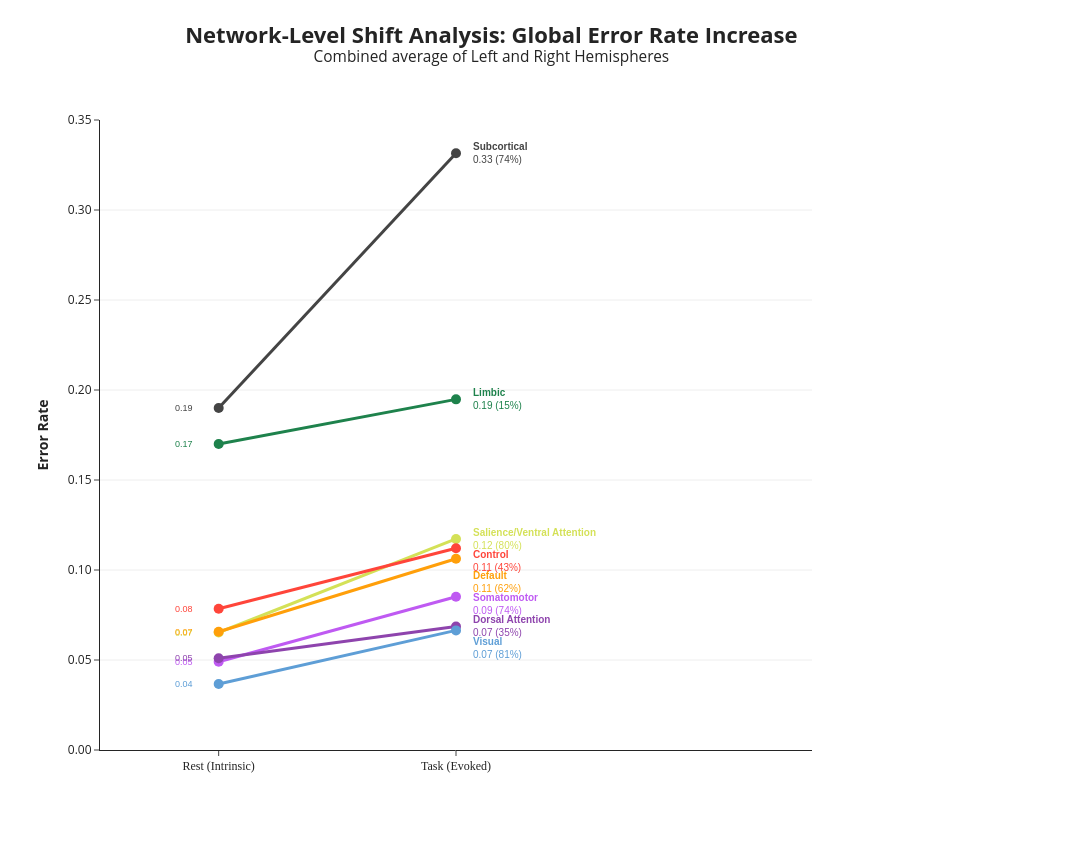

Source (notebook cell):
### Code cell
import plotly.graph_objects as go
import pandas as pd

# 1. Aggregate Hemispheres into a Single Network Value
def prepare_global_network_df(df_l_raw, df_r_raw, color_map):
    # Combine LH and RH raw data
    df_combined = pd.concat([df_l_raw, df_r_raw], ignore_index=True)
    
    # Calculate Mean Error Rates across both hemispheres for each network
    df_global = df_combined.groupby('Network').agg({
        'Rest_Error_Rate': 'mean',
        'Task_Error_Rate': 'mean'
    }).reset_index()
    
    # Rename for consistency
    df_global = df_global.rename(columns={
        'Rest_Error_Rate': 'Rest',
        'Task_Error_Rate': 'Task'
    })
    
    # Recalculate Deltas and Percent Changes
    df_global['Δ'] = df_global['Task'] - df_global['Rest']
    df_global['Pct_Change'] = (df_global['Δ'] / df_global['Rest']) * 100
    df_global['Color'] = df_global['Network'].map(color_map)
    
    # Sort by Task Error (Highest at top)
    return df_global.sort_values(by='Task', ascending=False).reset_index(drop=True)

# Define universal colors
colors = ['#444444', '#D4E157', '#BF5AF2', '#FF453A', '#FF9F0A', '#5E9ED6', '#1E824C', '#8E44AD']
networks = pd.concat([comparison_left['Network'], comparison_right['Network']]).unique()
color_map = {net: colors[i % len(colors)] for i, net in enumerate(networks)}

df_final = prepare_global_network_df(comparison_left, comparison_right, color_map)

# 2. Setup Plot
fig = go.Figure()

# 3. Label Spacing Logic
min_spacing = 0.012 
adjusted_y = df_final['Task'].tolist()
for i in range(1, len(adjusted_y)):
    if (adjusted_y[i-1] - adjusted_y[i]) < min_spacing:
        adjusted_y[i] = adjusted_y[i-1] - min_spacing

# 4. Add Traces (One line per Network)
for i, row in df_final.iterrows():
    fig.add_trace(go.Scatter(
        x=['Rest (Intrinsic)', 'Task (Evoked)'],
        y=[row['Rest'], row['Task']],
        mode='lines+markers',
        line=dict(color=row['Color'], width=3),
        marker=dict(size=10, color=row['Color']),
        showlegend=False,
        hoverinfo='skip'
    ))

    # Annotation for Task Side (Network + Task Value + Pct)
    pct_text = f"{round(row['Pct_Change'])}%"
    fig.add_annotation(
        x='Task (Evoked)', y=adjusted_y[i],
        text=f"<b>{row['Network']}</b><br>{row['Task']:.2f} ({pct_text})",
        showarrow=False, xanchor='left', xshift=15, align='left',
        font=dict(color=row['Color'], size=10, family="Arial")
    )

    # Annotation for Rest Side (Value only)
    fig.add_annotation(
        x='Rest (Intrinsic)', y=row['Rest'],
        text=f"{row['Rest']:.2f}",
        showarrow=False, xshift=-35,
        font=dict(color=row['Color'], size=9, family="Arial")
    )

# 5. Final Styling
fig.update_layout(
    template='simple_white',
    title={
        'text': "<b>Network-Level Shift Analysis: Global Error Rate Increase</b><br><sup>Combined average of Left and Right Hemispheres</sup>",
        'y': 0.95, 'x': 0.45, 'xanchor': 'center', 'font': dict(size=22)
    },
    height=850,
    width=1250,
    xaxis=dict(range=[-0.5, 2.5], showgrid=False, tickfont=dict(size=12, family="Arial Bold")),
    yaxis=dict(
        title="<b>Error Rate</b>",
        range=[0.0, 0.35],
        dtick=0.05,
        tickformat='.2f',
        showgrid=True,
        gridcolor='#EEEEEE',
        zeroline=True,
        zerolinecolor='black'
    ),
    margin=dict(l=100, r=280, t=120, b=100)
)

fig.show()

### Figure 1 — Plotly figure (JSON) as saved in the notebook; plotly's stock layout.template omitted (floating-point values rounded to 4 significant figures)
{"data": [{"hoverinfo": "skip", "line": {"color": "#444444", "width": 3}, "marker": {"color": "#444444", "size": 10}, "mode": "lines+markers", "showlegend": false, "type": "scatter", "x": ["Rest (Intrinsic)", "Task (Evoked)"], "y": [0.19, 0.3316]}, {"hoverinfo": "skip", "line": {"color": "#1E824C", "width": 3}, "marker": {"color": "#1E824C", "size": 10}, "mode": "lines+markers", "showlegend": false, "type": "scatter", "x": ["Rest (Intrinsic)", "Task (Evoked)"], "y": [0.17, 0.1948]}, {"hoverinfo": "skip", "line": {"color": "#D4E157", "width": 3}, "marker": {"color": "#D4E157", "size": 10}, "mode": "lines+markers", "showlegend": false, "type": "scatter", "x": ["Rest (Intrinsic)", "Task (Evoked)"], "y": [0.06527, 0.1172]}, {"hoverinfo": "skip", "line": {"color": "#FF453A", "width": 3}, "marker": {"color": "#FF453A", "size": 10}, "mode": "lines+markers", "showlegend": false, "type": "scatter", "x": ["Rest (Intrinsic)", "Task (Evoked)"], "y": [0.07845, 0.1121]}, {"hoverinfo": "skip", "line": {"color": "#FF9F0A", "width": 3}, "marker": {"color": "#FF9F0A", "size": 10}, "mode": "lines+markers", "showlegend": false, "type": "scatter", "x": ["Rest (Intrinsic)", "Task (Evoked)"], "y": [0.06572, 0.1063]}, {"hoverinfo": "skip", "line": {"color": "#BF5AF2", "width": 3}, "marker": {"color": "#BF5AF2", "size": 10}, "mode": "lines+markers", "showlegend": false, "type": "scatter", "x": ["Rest (Intrinsic)", "Task (Evoked)"], "y": [0.049, 0.08517]}, {"hoverinfo": "skip", "line": {"color": "#8E44AD", "width": 3}, "marker": {"color": "#8E44AD", "size": 10}, "mode": "lines+markers", "showlegend": false, "type": "scatter", "x": ["Rest (Intrinsic)", "Task (Evoked)"], "y": [0.05093, 0.06864]}, {"hoverinfo": "skip", "line": {"color": "#5E9ED6", "width": 3}, "marker": {"color": "#5E9ED6", "size": 10}, "mode": "lines+markers", "showlegend": false, "type": "scatter", "x": ["Rest (Intrinsic)", "Task (Evoked)"], "y": [0.03664, 0.06646]}], "layout": {"annotations": [{"align": "left", "font": {"color": "#444444", "family": "Arial", "size": 10}, "showarrow": false, "text": "<b>Subcortical</b><br>0.33 (74%)", "x": "Task (Evoked)", "xanchor": "left", "xshift": 15, "y": 0.3316}, {"font": {"color": "#444444", "family": "Arial", "size": 9}, "showarrow": false, "text": "0.19", "x": "Rest (Intrinsic)", "xshift": -35, "y": 0.19}, {"align": "left", "font": {"color": "#1E824C", "family": "Arial", "size": 10}, "showarrow": false, "text": "<b>Limbic</b><br>0.19 (15%)", "x": "Task (Evoked)", "xanchor": "left", "xshift": 15, "y": 0.1948}, {"font": {"color": "#1E824C", "family": "Arial", "size": 9}, "showarrow": false, "text": "0.17", "x": "Rest (Intrinsic)", "xshift": -35, "y": 0.17}, {"align": "left", "font": {"color": "#D4E157", "family": "Arial", "size": 10}, "showarrow": false, "text": "<b>Salience/Ventral Attention</b><br>0.12 (80%)", "x": "Task (Evoked)", "xanchor": "left", "xshift": 15, "y": 0.1172}, {"font": {"color": "#D4E157", "family": "Arial", "size": 9}, "showarrow": false, "text": "0.07", "x": "Rest (Intrinsic)", "xshift": -35, "y": 0.06527}, {"align": "left", "font": {"color": "#FF453A", "family": "Arial", "size": 10}, "showarrow": false, "text": "<b>Control</b><br>0.11 (43%)", "x": "Task (Evoked)", "xanchor": "left", "xshift": 15, "y": 0.1052}, {"font": {"color": "#FF453A", "family": "Arial", "size": 9}, "showarrow": false, "text": "0.08", "x": "Rest (Intrinsic)", "xshift": -35, "y": 0.07845}, {"align": "left", "font": {"color": "#FF9F0A", "family": "Arial", "size": 10}, "showarrow": false, "text": "<b>Default</b><br>0.11 (62%)", "x": "Task (Evoked)", "xanchor": "left", "xshift": 15, "y": 0.09324}, {"font": {"color": "#FF9F0A", "family": "Arial", "size": 9}, "showarrow": false, "text": "0.07", "x": "Rest (Intrinsic)", "xshift": -35, "y": 0.06572}, {"align": "left", "font": {"color": "#BF5AF2", "family": "Arial", "size": 10}, "showarrow": false, "text": "<b>Somatomotor</b><br>0.09 (74%)", "x": "Task (Evoked)", "xanchor": "left", "xshift": 15, "y": 0.08124}, {"font": {"color": "#BF5AF2", "family": "Arial", "size": 9}, "showarrow": false, "text": "0.05", "x": "Rest (Intrinsic)", "xshift": -35, "y": 0.049}, {"align": "left", "font": {"color": "#8E44AD", "family": "Arial", "size": 10}, "showarrow": false, "text": "<b>Dorsal Attention</b><br>0.07 (35%)", "x": "Task (Evoked)", "xanchor": "left", "xshift": 15, "y": 0.06864}, {"font": {"color": "#8E44AD", "family": "Arial", "size": 9}, "showarrow": false, "text": "0.05", "x": "Rest (Intrinsic)", "xshift": -35, "y": 0.05093}, {"align": "left", "font": {"color": "#5E9ED6", "family": "Arial", "size": 10}, "showarrow": false, "text": "<b>Visual</b><br>0.07 (81%)", "x": "Task (Evoked)", "xanchor": "left", "xshift": 15, "y": 0.05664}, {"font": {"color": "#5E9ED6", "family": "Arial", "size": 9}, "showarrow": false, "text": "0.04", "x": "Rest (Intrinsic)", "xshift": -35, "y": 0.03664}], "height": 850, "margin": {"b": 100, "l": 100, "r": 280, "t": 120}, "title": {"font": {"size": 22}, "text": "<b>Network-Level Shift Analysis: Global Error Rate Increase</b><br><sup>Combined average of Left and Right Hemispheres</sup>", "x": 0.45, "xanchor": "center", "y": 0.95}, "width": 1250, "xaxis": {"range": [-0.5, 2.5], "showgrid": false, "tickfont": {"family": "Arial Bold", "size": 12}}, "yaxis": {"dtick": 0.05, "gridcolor": "#EEEEEE", "range": [0, 0.35], "showgrid": true, "tickformat": ".2f", "title": {"text": "<b>Error Rate</b>"}, "zeroline": true, "zerolinecolor": "black"}}}
